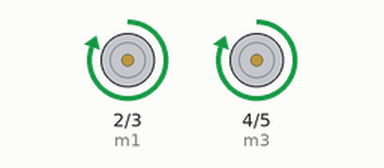
The sketch below on a simulated Arduino Uno, built with avr-gcc and run on an emulated ATmega328P. Shown: motor-driver pin pairs drawn as motors (green arrow = first pin HIGH = forward, orange = second pin HIGH = backward, longer = more drive).

Above: at 5.0 s.
At 15.0 s:
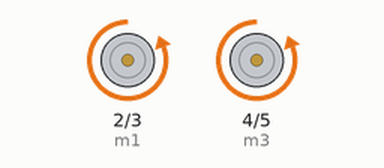
At 25.0 s:
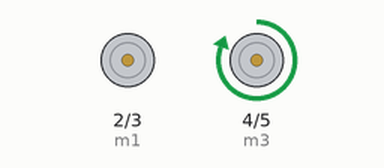
At 45.0 s:
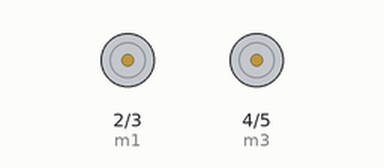
Timing chart, 0 to 65.0 s (numbered marks = the images above):
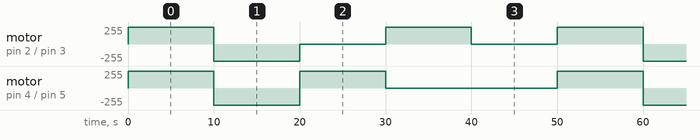

Measured:
- by itself, motor on pin 2 (m1) / pin 3 (m2): repeats every 50.0 s: backward 255/255 10.0 s, 2 × (stopped 10.0 s, forward 255/255 10.0 s)
- by itself, motor on pin 4 (m3) / pin 5 (m4): repeats every 50.0 s: backward 255/255 10.0 s, forward 255/255 10.0 s, stopped 20.0 s, forward 255/255 10.0 s

The sketch:

motor_control_directions.ino
```cpp
// C++ code

int m1 = 2;
int m2 = 3;
int m3 = 4;
int m4 = 5;
void setup()
{
  pinMode(m1, OUTPUT);
  pinMode(m2, OUTPUT);
  pinMode(m3, OUTPUT);
  pinMode(m4, OUTPUT);
}

void loop()
{
  //forward
  digitalWrite(m1,HIGH);
  digitalWrite(m2,LOW);
  digitalWrite(m3,HIGH);
  digitalWrite(m4,LOW);
  delay(10000);

  //backward
  digitalWrite(m2,HIGH);
  digitalWrite(m1,LOW);
  digitalWrite(m4,HIGH);
  digitalWrite(m3,LOW);
  delay(10000);


  //Right
  digitalWrite(m1, LOW);
  digitalWrite(m2, LOW);
  digitalWrite(m3, HIGH);
  digitalWrite(m4, LOW);
  delay(10000);

  //left
  digitalWrite(m1, HIGH);
  digitalWrite(m2, LOW);
  digitalWrite(m3, LOW);
  digitalWrite(m4, LOW);
  delay(10000);


    //stop
  digitalWrite(m1, LOW);
  digitalWrite(m2, LOW);
  digitalWrite(m3, LOW);
  digitalWrite(m4, LOW);
  delay(10000);

}
```
